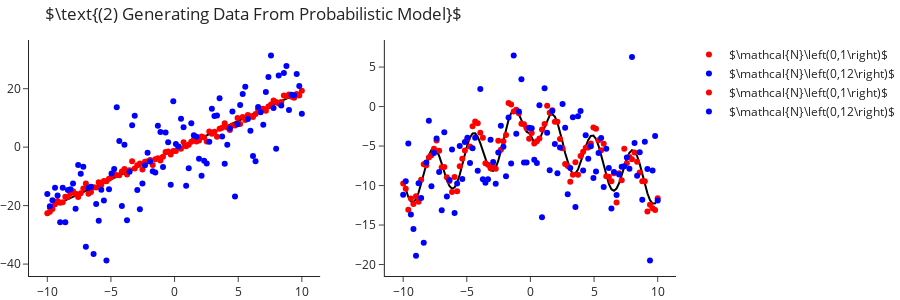

Notebook source saved alongside this figure:
### Markdown cell above
Next, we want to define a probabilistic model based on the models seen before. Let us assume that the sample noise has a Gaussian distribution, centered around zero with some variance. So:

$$ Y^{\left(1\right)} = 2X - 1 + \varepsilon, \quad\quad Y^{\left(2\right)} = 3sin\left(2X - 2\right) - 3 \sqrt{|X|} + \varepsilon $$

where $\varepsilon\sim\mathcal{N}\left(0,\sigma^2\right)$ for some values of $\sigma^2$. We will further assume that the noise of different samples is independent of the other samples. So we could write it as $\varepsilon_1,\ldots,\varepsilon_m\overset{iid}{\sim}\mathcal{N}\left(0,\sigma^2\right)$ or in vector notations $\varepsilon\sim\mathcal{N}\left(0,\sigma^2 I_m\right)$, where $\mathcal{N}$ now refers to a $m$ dimensional multivariate normal distribution.

### Code cell
Y1_noisy   = Y1 + np.random.normal(0, 1, size=m)  # red
Y1_noisier = Y1 + np.random.normal(0, 10, size=m)  # blue

Y2_noisy   = Y2 + np.random.normal(0, 1, size=m)
Y2_noisier = Y2 + np.random.normal(0, 4, size=m)

make_subplots(rows=1, cols=2)\
    .add_traces([go.Scatter(x=X, y=Y1, mode='lines', marker=dict(color="black"), showlegend=False),
                 go.Scatter(x=X, y=Y2, mode='lines', marker=dict(color="black"), showlegend=False)], 
                rows=[1,1], cols=[1,2])\
    .add_traces([go.Scatter(x=X, y=Y1_noisy,   mode='markers', marker=dict(color="red"),  name="$\\mathcal{N}\\left(0,1\\right)$"),
                 go.Scatter(x=X, y=Y1_noisier, mode='markers', marker=dict(color="blue"), name="$\\mathcal{N}\\left(0,12\\right)$"),
                 go.Scatter(x=X, y=Y2_noisy,   mode='markers', marker=dict(color="red"), name="$\\mathcal{N}\\left(0,1\\right)$"),
                 go.Scatter(x=X, y=Y2_noisier, mode='markers', marker=dict(color="blue"), name="$\\mathcal{N}\\left(0,12\\right)$")], 
    rows=1, cols=[1,1,2,2])\
    .update_layout(title_text=r"$\text{(2) Generating Data From Probabilistic Model}$", height=300)\
    .show()
